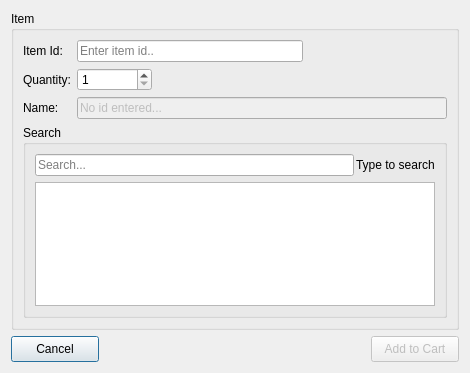
<?xml version="1.0" encoding="UTF-8"?>
<ui version="4.0">
 <class>dlgAddNew</class>
 <widget class="QDialog" name="dlgAddNew">
  <property name="windowModality">
   <enum>Qt::WindowModal</enum>
  </property>
  <property name="geometry">
   <rect>
    <x>0</x>
    <y>0</y>
    <width>470</width>
    <height>373</height>
   </rect>
  </property>
  <property name="windowTitle">
   <string>Add Item to Cart</string>
  </property>
  <property name="modal">
   <bool>true</bool>
  </property>
  <layout class="QVBoxLayout" name="verticalLayout_2">
   <item>
    <widget class="QGroupBox" name="grpItem">
     <property name="title">
      <string>Item</string>
     </property>
     <layout class="QFormLayout" name="formLayout">
      <item row="0" column="0">
       <widget class="QLabel" name="label">
        <property name="text">
         <string>Item Id:</string>
        </property>
       </widget>
      </item>
      <item row="0" column="1">
       <widget class="QLineEdit" name="txtId">
        <property name="maximumSize">
         <size>
          <width>226</width>
          <height>16777215</height>
         </size>
        </property>
        <property name="placeholderText">
         <string>Enter item id..</string>
        </property>
       </widget>
      </item>
      <item row="1" column="0">
       <widget class="QLabel" name="label_2">
        <property name="text">
         <string>Quantity:</string>
        </property>
       </widget>
      </item>
      <item row="1" column="1">
       <widget class="QSpinBox" name="spbQuantity">
        <property name="maximumSize">
         <size>
          <width>75</width>
          <height>16777215</height>
         </size>
        </property>
        <property name="minimum">
         <number>1</number>
        </property>
        <property name="maximum">
         <number>99999</number>
        </property>
       </widget>
      </item>
      <item row="2" column="0">
       <widget class="QLabel" name="label_3">
        <property name="text">
         <string>Name:</string>
        </property>
       </widget>
      </item>
      <item row="2" column="1">
       <widget class="QLineEdit" name="txtName">
        <property name="enabled">
         <bool>false</bool>
        </property>
        <property name="text">
         <string>No id entered...</string>
        </property>
       </widget>
      </item>
      <item row="3" column="0" colspan="2">
       <widget class="QGroupBox" name="grpSearch">
        <property name="title">
         <string>Search</string>
        </property>
        <layout class="QVBoxLayout" name="verticalLayout">
         <item>
          <layout class="QHBoxLayout" name="horizontalLayout_2">
           <property name="spacing">
            <number>2</number>
           </property>
           <property name="bottomMargin">
            <number>0</number>
           </property>
           <item>
            <widget class="QLineEdit" name="txtSearch">
             <property name="placeholderText">
              <string>Search...</string>
             </property>
            </widget>
           </item>
           <item>
            <widget class="QLabel" name="lblItems">
             <property name="text">
              <string>Type to search</string>
             </property>
            </widget>
           </item>
          </layout>
         </item>
         <item>
          <widget class="QListWidget" name="lstSearch"/>
         </item>
        </layout>
       </widget>
      </item>
     </layout>
    </widget>
   </item>
   <item>
    <layout class="QHBoxLayout" name="horizontalLayout">
     <property name="sizeConstraint">
      <enum>QLayout::SetFixedSize</enum>
     </property>
     <item>
      <widget class="QPushButton" name="btnCancel">
       <property name="minimumSize">
        <size>
         <width>88</width>
         <height>26</height>
        </size>
       </property>
       <property name="text">
        <string>Cancel</string>
       </property>
       <property name="icon">
        <iconset resource="../stock_manager.qrc">
         <normaloff>:/icons/cross.svg</normaloff>:/icons/cross.svg</iconset>
       </property>
      </widget>
     </item>
     <item>
      <spacer name="horizontalSpacer">
       <property name="orientation">
        <enum>Qt::Horizontal</enum>
       </property>
       <property name="sizeHint" stdset="0">
        <size>
         <width>40</width>
         <height>20</height>
        </size>
       </property>
      </spacer>
     </item>
     <item>
      <widget class="QPushButton" name="btnAdd">
       <property name="enabled">
        <bool>false</bool>
       </property>
       <property name="minimumSize">
        <size>
         <width>88</width>
         <height>26</height>
        </size>
       </property>
       <property name="text">
        <string>Add to Cart</string>
       </property>
       <property name="icon">
        <iconset resource="../stock_manager.qrc">
         <normaloff>:/icons/cart.svg</normaloff>:/icons/cart.svg</iconset>
       </property>
      </widget>
     </item>
    </layout>
   </item>
  </layout>
 </widget>
 <resources>
  <include location="../stock_manager.qrc"/>
 </resources>
 <connections>
  <connection>
   <sender>btnCancel</sender>
   <signal>clicked()</signal>
   <receiver>dlgAddNew</receiver>
   <slot>reject()</slot>
   <hints>
    <hint type="sourcelabel">
     <x>54</x>
     <y>158</y>
    </hint>
    <hint type="destinationlabel">
     <x>182</x>
     <y>157</y>
    </hint>
   </hints>
  </connection>
 </connections>
</ui>
